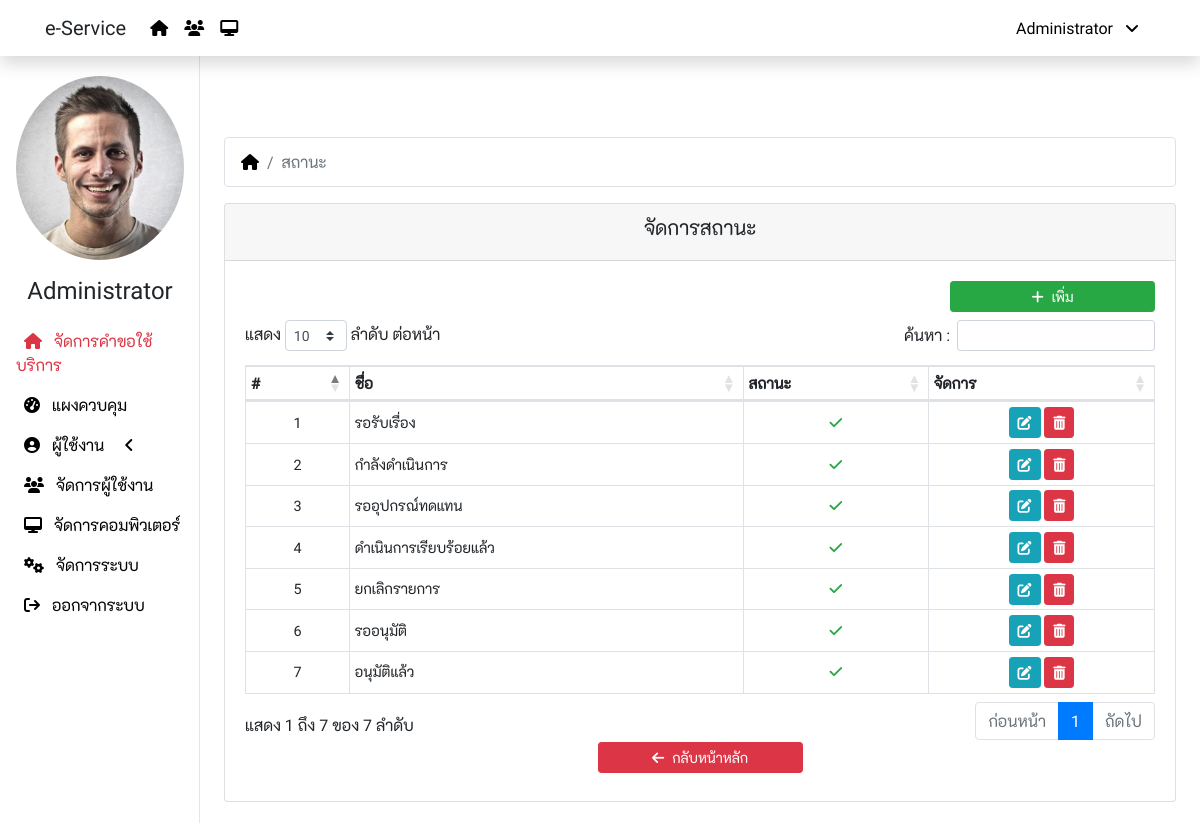
Screenshot of /status.php (signed in) with the database file from the repository.
### tables this page shows
CREATE TABLE `ex_system` (
  `system_id` int(11) NOT NULL,
  `company_name` varchar(200) NOT NULL,
  `email` varchar(50) NOT NULL,
  `mail_option` varchar(1) NOT NULL DEFAULT '0',
  `gmail_name` varchar(50) NOT NULL,
  `gmail_username` varchar(50) NOT NULL,
  `gmail_password` varchar(200) NOT NULL,
  `line_token` varchar(200) NOT NULL,
  `line_token_k1` varchar(200) NOT NULL,
  `line_token_k3` varchar(200) NOT NULL,
  `password_default` varchar(50) NOT NULL,
  `user_code` varchar(20) NOT NULL,
  `system_create` varchar(50) NOT NULL,
  `system_update` timestamp NOT NULL DEFAULT CURRENT_TIMESTAMP ON UPDATE CURRENT_TIMESTAMP
);

CREATE TABLE `ex_user` (
  `user_id` int(11) NOT NULL,
  `user_code` varchar(20) NOT NULL,
  `user_name` varchar(100) NOT NULL,
  `user_surname` varchar(100) NOT NULL,
  `user_picture` varchar(20) NOT NULL,
  `user_nickname` varchar(50) NOT NULL,
  `dep_id` int(11) NOT NULL,
  `bra_id` int(11) NOT NULL,
  `user_branch` varchar(20) NOT NULL,
  `user_email` varchar(100) NOT NULL,
  `user_telephone` varchar(50) NOT NULL,
  `user_mobile` varchar(50) NOT NULL,
  `user_line` varchar(50) NOT NULL,
  `user_level` int(11) NOT NULL DEFAULT '1',
  `user_approve` int(1) NOT NULL DEFAULT '0',
  `user_status` int(1) NOT NULL DEFAULT '1',
  `user_create` varchar(50) NOT NULL,
  `user_update` timestamp NOT NULL DEFAULT CURRENT_TIMESTAMP ON UPDATE CURRENT_TIMESTAMP
);

CREATE TABLE `ex_status` (
  `status_id` int(11) NOT NULL,
  `status_name` varchar(100) NOT NULL,
  `status_status` int(11) NOT NULL DEFAULT '1',
  `status_update` timestamp NOT NULL DEFAULT CURRENT_TIMESTAMP ON UPDATE CURRENT_TIMESTAMP
);

### config/function.php (called while the page is built, shortened)
<?php
  function getCompany(){
    global $dbcon;
    $sql = "SELECT company_name FROM ex_system";
    $stmt = $dbcon->prepare($sql);
    $stmt->execute();
    $row = $stmt->fetch();
    $get = $row['company_name'];
    return $get;
  }
  function getUserPicture($code){
    global $dbcon;
    $data = [$code];
    $sql = "SELECT user_picture FROM ex_user WHERE user_code = ?";
    $stmt = $dbcon->prepare($sql);
    $stmt->execute($data);
    $row = $stmt->fetch();
    $get = $row['user_picture'];
    return $get;
  }
  function getUserNickname($code){
    global $dbcon;
    $data = [$code];
    $sql = "SELECT user_nickname FROM ex_user WHERE user_code = ?";
    $stmt = $dbcon->prepare($sql);
    $stmt->execute($data);
    $row = $stmt->fetch();
    $get = $row['user_nickname'];
    return $get;
  }
  function getUserLevel($code){
    global $dbcon;
    $data = [$code];
    $sql = "SELECT user_level FROM ex_user WHERE user_code = ?";
    $stmt = $dbcon->prepare($sql);
    $stmt->execute($data);
    $row = $stmt->fetch();
    $get = $row['user_level'];
    return $get;
  }
  function getStatus(){
    global $dbcon;
    $sql = "SELECT * FROM ex_status WHERE status_status = 1";
    $stmt = $dbcon->prepare($sql);
    $stmt->execute();
    return $stmt;
  }
?>

### status.php (the view, shortened to what this page needs)
<?php
  include_once 'config/connection.php';
  include_once 'config/function.php';
  $act = isset($_GET['act']) ? $_GET['act'] : 'index';
?>
<!DOCTYPE html>
<html lang="en">
<head>
  <link rel="stylesheet" href="node_modules/bootstrap/dist/css/bootstrap.min.css">
  <link rel="stylesheet" href="node_modules/@fortawesome/fontawesome-pro/css/all.min.css">
  <link rel="stylesheet" href="node_modules/datatables.net-bs4/css/dataTables.bootstrap4.min.css">
  <link rel="stylesheet" href="public/css/custom.css">
</head>
<body>
  <?php include_once 'inc/navbar.php' ?>
  <div class="container-fluid">
    <div class="row">
      <?php include_once 'inc/sidemenu.php' ?>
      <main role="main" class="col-xl-10 col-md-9 ml-sm-auto px-4">
        <?php
          if($act == 'index'):
        ?>
        <nav>
          <ol class="breadcrumb bg-white border">
            <li class="breadcrumb-item">
              <a href="request.php"><i class="fas fa-home"></i></a>
            </li>
            <li class="breadcrumb-item active">
              สถานะ
            </li>
          </ol>
        </nav>
        <div class="row justify-content-center">
          <div class="col-12">
            <div class="card">
              <div class="card-header">
                <h5 class="text-center">จัดการสถานะ</h5>
              </div>
              <div class="card-body">
                <div class="row justify-content-end">
                  <div class="col-xl-3 col-md-6 mb-2">
                    <a href="?act=add" class="btn btn-success btn-sm btn-block">
                      <i class="fas fa-plus mr-2"></i>เพิ่ม
                    </a>
                  </div>
                </div>
                <div class="row justify-content-center">
                  <div class="col-12">
                    <div class="table-responsive">
                      <table id="data" class="table table-bordered table-hover table-sm">
                        <thead>
                          <tr>
                            <th>#</th>
                            <th>ชื่อ</th>
                            <th>สถานะ</th>
                            <th>จัดการ</th>
                          </tr>
                        </thead>
                        <tbody>
                          <?php
                            $status = getStatus();
                            foreach($status as $key => $row):
                          ?>
                          <tr>
                            <td><?php echo $key+1 ?></td>
                            <td class="text-left"><?php echo $row['status_name'] ?></td>
                            <td>
                              <?php echo ($row['status_status'] == 1
                                ? '<i class="fas fa-check text-success"></i>'
                                : '<i class="fas fa-times-circle text-danger"></i>')
                              ?>
                            </td>
                            <td>
                              <a href="?act=edit&id=<?php echo $row['status_id'] ?>" class="btn btn-info btn-sm">
                                <i class="fas fa-edit"></i>
                              </a>
                              <a class="btn btn-danger btn-sm" href="?act=delete&id=<?php echo $row['status_id'] ?>"
                                  onClick="return confirm('Are you sure?');">
                                  <i class="fas fa-trash-alt"></i>
                              </a>
                            </td>
                          </tr>
                          <?php
                            endforeach;
                          ?>
                        </tbody>
                      </table>
                    </div>
                  </div>
                  <div class="col-sm-3 pb-2">
                    <a class="btn btn-danger btn-sm btn-block" href="request.php">
                      <i class="fa fa-arrow-left pr-2"></i>กลับหน้าหลัก
                    </a>
                  </div>
                </div>
              </div>
            </div>
          </div>
        </div>
        <?php
          endif;
        ?>
      </main>
    </div>
  </div>
</body>
</html>

### inc/navbar.php (shortened to what this page needs)
<?php
	$check_level = getUserLevel($_SESSION['user_code']);
?>
<nav class="navbar navbar-expand-lg bg-white fixed-top flex-md-nowrap shadow">
  <div class="container">
    <span class="navbar-brand"><?php echo getCompany() ?></span>
    <div class="collapse navbar-collapse" id="navbarMenu">
      <ul class="navbar-nav mr-auto">
        <li class="nav-item">
          <a class="nav-link" href="request.php">
            <i class="fas fa-home"></i>
          </a>
        </li>
		<?php if($check_level == 69 || $check_level == 99): ?>
		<li class="nav-item">
		  <a class="nav-link" href="users.php">
            <i class="fas fa-users"></i>
          </a>
        </li>
		<li class="nav-item">
		  <a class="nav-link" href="computers.php">
            <i class="fas fa-desktop"></i>
          </a>
        </li>
		<?php endif ?>
      </ul>
      <ul class="navbar-nav ml-auto">
        <li class="nav-item dropdown">
          <a class="nav-link" href="javascript:void(0)" data-toggle="dropdown">
            <?php echo getUserNickname($_SESSION['user_code']); ?>
            <i class="fa fa-angle-down px-2"></i>
          </a>
        </li>
      </ul>
    </div>
  </div>
</nav>

### inc/sidemenu.php (shortened to what this page needs)
<nav class="col-xl-2 col-md-3 d-none d-md-block sidebar">
  <div class="sidebar-sticky">
    <ul class="nav flex-column">
      <li class="nav-item">
        <img class="nav-link img-fluid picture-profile mx-auto d-block"
          src="public/images/users/<?php echo getUserPicture($_SESSION['user_code']) ?>" alt="">
      </li>
      <li class="nav-item">
        <h4 class="nav-link text-center">
          <?php echo getUserNickname($_SESSION['user_code']); ?>
        </h4>
      </li>
      <?php
        $request = strpos($_SERVER['PHP_SELF'], "request.php");
        $view = strpos($_SERVER['PHP_SELF'], "view.php");
        $manage = strpos($_SERVER['PHP_SELF'], "manage.php");
        $category = strpos($_SERVER['PHP_SELF'], "category.php");
        $service = strpos($_SERVER['PHP_SELF'], "service.php");
        $status = strpos($_SERVER['PHP_SELF'], "status.php");
        $dashboard = strpos($_SERVER['PHP_SELF'], "dashboard.php");
        $profile = strpos($_SERVER['PHP_SELF'], "profile.php");
        $chgpwd = strpos($_SERVER['PHP_SELF'], "change_pwd.php");
        $departments = strpos($_SERVER['PHP_SELF'], "departments.php");
        $log = strpos($_SERVER['PHP_SELF'], "log.php");
        $users = strpos($_SERVER['PHP_SELF'], "users.php");
        $computers = strpos($_SERVER['PHP_SELF'], "computers.php");
        $software = strpos($_SERVER['PHP_SELF'], "software.php");
        $system = strpos($_SERVER['PHP_SELF'], "system.php");
        $check_level = getUserLevel($_SESSION['user_code']);
      ?>
      <li class="nav-item <?php if($request || $category || $service || $status || $view || $manage) echo 'active' ?>">
        <a class="nav-link" href="request.php">
          <i class="fas fa-home px-2"></i>
          จัดการคำขอใช้บริการ
        </a>
      </li>
      <?php if($check_level == 69 || $check_level == 99): ?>
      <li class="nav-item <?php if($dashboard) echo 'active' ?>">
        <a class="nav-link" href="dashboard.php">
          <i class="fas fa-tachometer-alt px-2"></i>
          แผงควบคุม
        </a>
      </li>
      <?php endif ?>
      <li class="nav-item">
        <a class="nav-link" data-toggle="collapse" href="#sub_dashboard">
          <i class="fas fa-user-circle px-2"></i>
          ผู้ใช้งาน
          <i class="fas fa-angle-<?php echo ($profile || $chgpwd ? 'down' : 'left') ?> px-3"></i>
        </a>
      </li>
      <?php if($check_level == 69 || $check_level == 99): ?>
      <li class="nav-item <?php if($users || $departments || $log) echo 'active' ?>">
        <a class="nav-link" href="users.php">
          <i class="fas fa-users px-2"></i>
          จัดการผู้ใช้งาน
        </a>
      </li>
      <li class="nav-item <?php if($computers || $software) echo 'active' ?>">
        <a class="nav-link" href="computers.php">
          <i class="fas fa-desktop px-2"></i>
          จัดการคอมพิวเตอร์
        </a>
      </li>
      <?php
        endif;
        if($check_level == 99):
      ?>
      <li class="nav-item <?php if($system) echo 'active' ?>">
        <a class="nav-link" href="system.php">
          <i class="fas fa-cogs px-2"></i>
          จัดการระบบ
        </a>
      </li>
      <?php endif; ?>
      <li class="nav-item">
        <a class="nav-link" href="logout.php" onClick="return confirm('Are you sure?');">
          <i class="fas fa-sign-out px-2"></i>
          ออกจากระบบ
        </a>
      </li>
    </ul>
  </div>
</nav>

### public/css/custom.css (style rules this page uses)
body { font-family: 'robotoregular', 'k2dregular', Tahoma; }
td, tr { white-space: normal; text-align: center; vertical-align: middle !important; font-size: 0.95em; }
a { color: #000; }
.active , .active a { color: #DC3545; }
.sidebar { position: fixed; top: 0; bottom: 0; left: 0; z-index: 100; padding: 60px 0 0; box-shadow: inset -1px 0 0 rgba(0, 0, 0, .1); }
.sidebar-sticky { position: relative; top: 0; height: calc(100vh - 60px); padding-top: .5rem; overflow-x: hidden; overflow-y: auto; }
.picture-profile { width: 200px; height: 200px; border-radius: 50%; object-fit: cover; }
[role="main"] { padding-top: 80px; }

### rows the page displays
ex_system: company_name "e-Service"
ex_user: user_nickname "Administrator", user_picture (picture)
ex_status: status_name "รอรับเรื่อง", status_status 1 (drawn)
ex_status: status_name "กำลังดำเนินการ", status_status 1 (drawn)
ex_status: status_name "รออุปกรณ์ทดแทน", status_status 1 (drawn)
ex_status: status_name "ดำเนินการเรียบร้อยแล้ว", status_status 1 (drawn)
ex_status: status_name "ยกเลิกรายการ", status_status 1 (drawn)
ex_status: status_name "รออนุมัติ", status_status 1 (drawn)
ex_status: status_name "อนุมัติแล้ว", status_status 1 (drawn)
